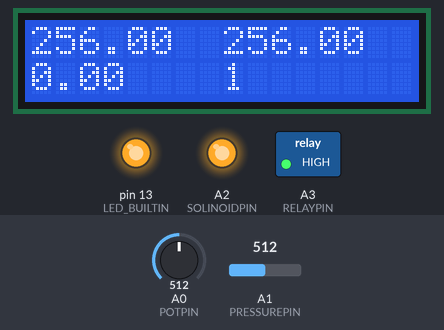
The sketch below on a simulated Arduino Uno, built with avr-gcc and run on an emulated ATmega328P. Parts: 16×2 character LCD, switched loads named in the sketch (green lamp = pin HIGH), output pins drawn as LEDs (lit = HIGH). Inputs (shaded band) come from the test bench; at power-on: A0 (POTPIN) = 512, A1 (PRESSUREPIN) = 512.

Above: at 2.2 s.
2.3 s: A0 (POTPIN) set to 716
At 4.3 s:
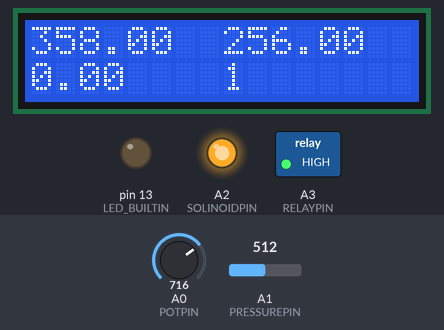
12.5 s: A1 (PRESSUREPIN) set to 716
At 17.5 s:
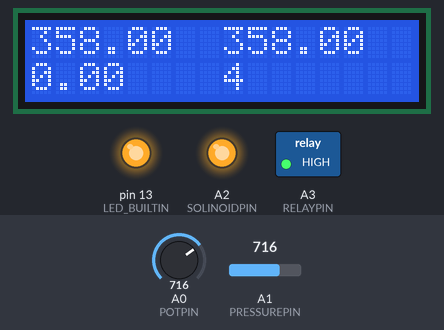
20.0 s: A0 (POTPIN) set to 900
At 22.2 s:
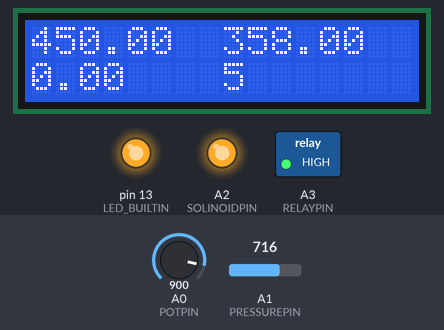
22.5 s: A1 (PRESSUREPIN) set to 900
At 27.3 s:
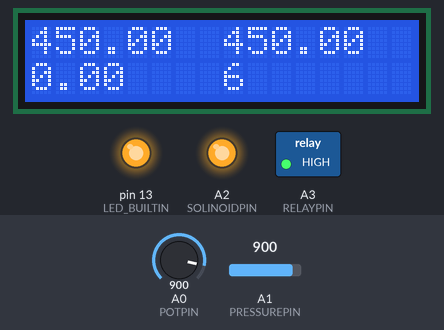
30.0 s: A0 (POTPIN) set to 1023
At 32.2 s:
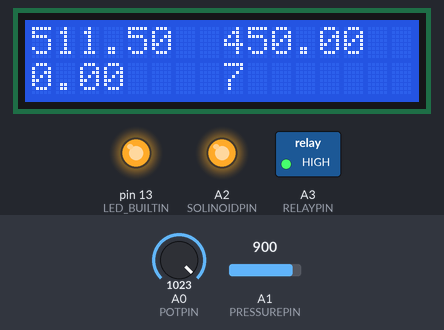
32.5 s: A1 (PRESSUREPIN) set to 1023
At 83.3 s:
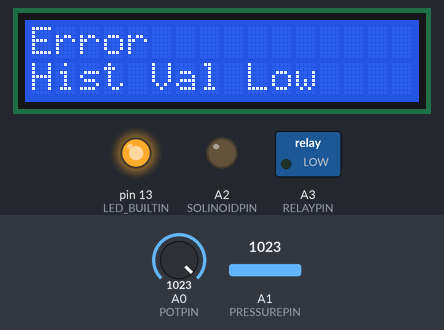
Timing chart, 0 to 84.0 s (numbered marks = the images above; inputs shaded):
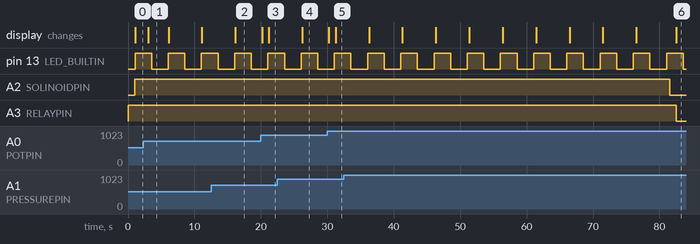

The sketch:

VacuumCont.ino
```cpp
#include <LiquidCrystal.h>

/*
Controller for a vacuum pump

Designed for an Uno

Requires a pot, and a pressure sensor as inputs

has 3 outputs
Relay, Solinoid, LCD

Reads the pressure in interrupt cycle
tracks the pressure with lastValue

Will auto set maxVal when pressure stabalizes within delta

will turn on/off pump when pressure outside of range

will keep pump off when pressure stabalizes below minval.
*/

// LCD pins
#define LCDReadSelect 12
#define LCDEnable 11
#define LCDDB7 2
#define LCDDB6 3
#define LCDDB5 4
#define LCDDB4 5

// INPUTS
#define POTPIN A0
#define PRESSUREPIN A1

// OUTPUTS
#define RELAYPIN A3
#define SOLINOIDPIN A2 //yes

// Constants
#define histSize 10 //no more than 255, due to byte for nextPos

const unsigned int timer1Start = 39065; // half sampling frequency, max of 65535, currently set for 5 seconds.

const double conversionFactor = 0.5; // 0.5*0.295 for inHg, 0.5*7.5 for mmhg
const double delta = 3.0; // how far apart can the hist values be for it to be within range?
const double diff = 3.0; // how far below the final value, if hist is set, for max value to be. (in measured value);

double vacuumhist[histSize];
double* lastValue;
double maxVal;
double minVal;
double histVal;

byte nextPos = 0; //for vacuumhist
byte i = 0; //temp value

bool contLoop = 0; // for interrupt
bool pumpOn;
bool err;

unsigned long mildelay;
#define sec 1000

LiquidCrystal lcd(LCDReadSelect, LCDEnable, LCDDB4, LCDDB5, LCDDB6, LCDDB7);

void delay1sec() {
    mildelay = millis() + sec;
    while(mildelay > millis());
}

void display() {
    if (!err) {
        lcd.clear();
        lcd.setCursor(0, 0);
        lcd.print(minVal);
        lcd.setCursor(8, 0);
        lcd.print(*lastValue);
        lcd.setCursor(0, 1);
        lcd.print(maxVal);
        lcd.setCursor(8, 1);
        lcd.print(nextPos);
    } else {
        lcd.clear();
        lcd.setCursor(0,0);
        lcd.print("Error");
        lcd.setCursor(0, 1);
        lcd.print("Hist Val Low");
    }
}


void toggleOn() {
    digitalWrite(RELAYPIN, HIGH);
    delay1sec();
    digitalWrite(SOLINOIDPIN, HIGH);
}


void toggleOff() {
    digitalWrite(SOLINOIDPIN, LOW);
    delay1sec();
    digitalWrite(RELAYPIN, LOW);
}

void toggle() {
    if (!err) {
        if (pumpOn) {
            toggleOff();
            pumpOn = false;
        } else {
            toggleOn();
            pumpOn = true;
        }
    } else {
        toggleOff();
    }
}

boolean checkToggle() {
    for(i = 1; i<histSize; i++) {
        if (abs(vacuumhist[i] - vacuumhist[i-1]) > delta) {
            break;
        }
    }

    if (i >= histSize) {
        histVal = *lastValue;
        if (pumpOn) {
            maxVal = histVal - diff;
        }
        if (histVal <= minVal && pumpOn) {
            err = true;
            return true;
        }
    }


    if (pumpOn) {
        if (maxVal > 0 && *lastValue > maxVal)
            return true;
    } else {
        if (*lastValue < minVal)
            return true;
    }
    return false;
}


void setup()
{
    pinMode(LED_BUILTIN, OUTPUT);
    pinMode(POTPIN, INPUT);
    pinMode(PRESSUREPIN, INPUT);
    pinMode(RELAYPIN, OUTPUT);
    pinMode(SOLINOIDPIN, OUTPUT);

    for(i = 0; i<histSize; i++) {
        vacuumhist[i] = -1;
    }
    lastValue = &vacuumhist[0];
    pumpOn = true;
    toggleOn();

    lcd.begin(16, 2);

    noInterrupts();
    TCCR1A = 0; //comp out & waveform gen, lower bits
    TCCR1B = 0; //input noise, prescaler, waveform gen upper
    TCCR1C = 0; // force output compare.
    TCCR1B |= (1<<WGM12); //ctc
    TCCR1B |= (1<<CS12) | (1<<CS10); //1024 prescaler.
    OCR1A = timer1Start; // 5 seconds comparison.
    TIMSK1 = 0; // reset all other things using this.
    TIMSK1 |= (1<<OCIE1A); //enable interrupt
    TCNT1 = 0; //reset timer.
    interrupts();
}


void loop()
{
    minVal = analogRead(POTPIN)*conversionFactor;
    if (checkToggle()) {
        toggle();
    }
    display();
    delay1sec();
}

ISR(TIMER1_COMPA_vect)
{
    if (!contLoop) {
        vacuumhist[nextPos] = analogRead(PRESSUREPIN)*conversionFactor;
        lastValue = &vacuumhist[nextPos];
        nextPos = (nextPos+1)%histSize;
        digitalWrite(LED_BUILTIN, HIGH);
    } else {
        digitalWrite(LED_BUILTIN, LOW);
    }
    contLoop = !contLoop;
}
```

Measured:
- after the input at 12.5 s, the display: changes after 3.7 s (image 2)
- after the input at 20.0 s, the display: first changes after 0.19 s (image 3 shows a later state)
- after the input at 22.5 s, the display: changes after 3.7 s (image 4)
- after the input at 30.0 s, the display: first changes after 0.25 s (image 5 shows a later state)
- after the input at 32.5 s, A2 (SOLINOIDPIN): HIGH → LOW after 49.1 s instead of 39.0 s; A3 (RELAYPIN): HIGH → LOW after 50.1 s instead of 40.0 s
- by itself, pin 13 (LED_BUILTIN): alternates HIGH for 2.5 s and LOW for 2.5 s
- what the display in image 1 shows lasts 3.0 s, from 3.1 s to 6.1 s
